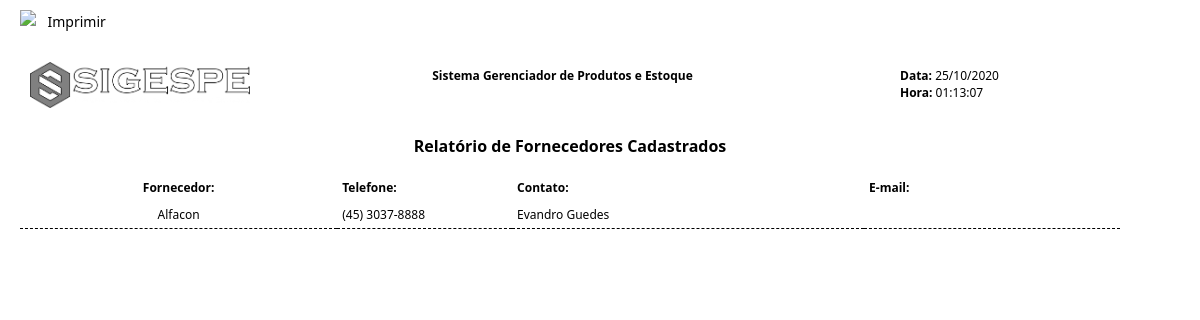
The page /pagina_relatorio_fornecedor.php on the database its author committed.
### tables this page shows
CREATE TABLE `fornecedor` (
  `id_fornecedor` int(10) unsigned NOT NULL AUTO_INCREMENT,
  `cnpj_fornecedor` varchar(18) NOT NULL,
  `nome_fornecedor` varchar(100) DEFAULT NULL,
  `fone_fornecedor` varchar(15) DEFAULT NULL,
  `nome_contato` varchar(100) DEFAULT NULL,
  `email_fornecedor` varchar(100) DEFAULT NULL,
  PRIMARY KEY (`id_fornecedor`)
);

### processos/database.php (called while the page is built, shortened)
<?php
function DBRead ($table, $params = null, $fields = '*') {
	$params = ($params) ? " {$params}" : null;
		$query = "SELECT {$fields} FROM {$table}{$params}";
		$result = DBExecute($query);
		if (!mysqli_num_rows($result))
			return false;
		else {
			while ($res = mysqli_fetch_assoc($result)) {
				$data[] = $res;
			}
			return $data;
		}
}
function DBExecute($query){
	$link = DBConnect();
	$result = @mysqli_query($link, $query) or die (mysqli_error($link));
	return $result;
}
?>

### pagina_relatorio_fornecedor.php (the view, shortened to what this page needs)
<!doctype html>
<html>
<head>
<link href="css/style.css" rel="stylesheet" type="text/css">
</head>
<body>
<?php
  $data = date("d/m/Y");
  $hora = date("H:i:s");
?>
<div id="imprimir">
  <a href="javascript:Impressao( false );"> <img src="imagens/impressora.png" width="2%" class="imprimir">  Imprimir</a>
</div>
<div id="ImprimirConteudo">
<div id="folha">
<table width="100%" border="0" cellspacing="0" cellpadding="0">
  <tbody>
    <tr>
      <td valign="middle" colspan="5">
      	<img src="imagens/logo.png" width="20%" height="46" style=" margin: 10px; float: left;">
        <center>
        <div id="tit_relatorio">
      		<p><b>Sistema Gerenciador de Produtos e Estoque</b></p>
        </div>
        </center>
        <div id="date">
        	<b>Data:</b> <?php echo $data; ?> <br />
      		<b>Hora:</b>  <?php echo $hora;?>
        </div>
      </td>
    </tr>
    <tr>
      <td height="56" colspan="5" align="center" valign="middle">
      		<b class="titulo_relatorio">Relatório de Fornecedores Cadastrados</b>
      </td>
    </tr>
    <tr>
      <td width="264" style="padding: 5px; text-align:center;"><b>Fornecedor:</b></td>
      <td width="141" style="padding: 5px;"><b>Telefone:</b></td>
      <td width="294" style="padding: 5px;"><b>Contato:</b></td>
      <td width="211" style="padding: 5px;"><b>E-mail:</b></td>
    </tr>
<?php
require 'processos/database.php';
  $fornecedor = DBRead ("fornecedor", " ", "*");
  foreach ($fornecedor as $for) {
  ?>
    <tr>
      <td style="padding: 5px; border-bottom: 1px dashed #000000;  text-align:center;">
        <?php echo $for['nome_fornecedor']; ?>
      </td>
      <td style="padding: 5px; border-bottom: 1px dashed #000000;">
        <?php echo $for['fone_fornecedor']; ?>
      </td>
      <td style="padding: 5px; border-bottom: 1px dashed #000000;">
        <?php echo $for['nome_contato']; ?>
      </td>
      <td style="padding: 5px; border-bottom: 1px dashed #000000;">
      </td>
    <?php
      }
    ?>
  </tbody>
</table>
</div>
</div>
</body>
</html>

### css/style.css (style rules this page uses)
html { height: 89%; padding: 0; margin: 0; }
body { height: 99%; padding: 0; margin: 0; }
* { padding: 0; margin: 0; font-family: Segoe, "Segoe UI", "DejaVu Sans", "Trebuchet MS", Verdana, sans-serif; }
#tit_relatorio { width: 55%; float: left; margin-top: 15px; }
#date { width: 20%; float: right; margin-top: 15px; }
#folha { width: 1100px; height: auto; margin: 20px; font-family: "Gill Sans", "Gill Sans MT", "Myriad Pro", "DejaVu Sans Condensed", Helvetica, Arial, sans-serif; font-size: 12px; }
.titulo_relatorio { font-size: 16px; margin-top: 20px; }
#imprimir { width: 150px; margin: 10px 3px 0 20px; }
.imprimir { width: 15%; margin: 0 5px 0 0; float: left; }
a { color: #000000; text-decoration: none; font-size: 14px; }

### rows shown on the page
fornecedor: nome_fornecedor "Alfacon", fone_fornecedor "(45) 3037-8888", nome_contato "Evandro Guedes"
